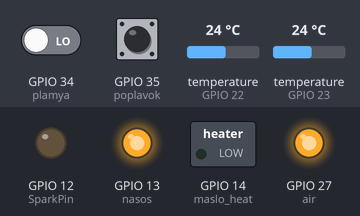
The program below on a simulated ESP32. On the bench: switched loads named in the program (green lamp = pin HIGH), output pins drawn as LEDs (lit = HIGH). The inputs (shaded band) are chosen by the test bench; at power-on: temperature (sensors on GPIO 22, GPIO 23) 24 °C, GPIO 35 (poplavok) HIGH, GPIO 34 (plamya) LOW. What the program prints to the serial monitor is not drawn.

Above: at 5.0 s.
5.1 s: temperature (sensor on GPIO 22) set to 28 °C
At 8.4 s:
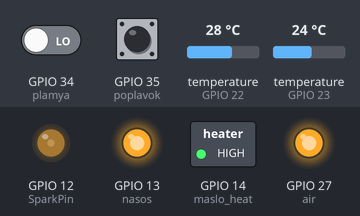
9.1 s: temperature (sensor on GPIO 23) set to 23.2 °C
At 11.1 s:
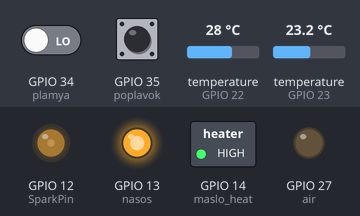
12.4 s: GPIO 35 (poplavok) pulled LOW for 2.9 s
At 14.4 s:
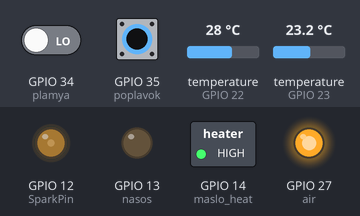
17.2 s: GPIO 34 (plamya) driven HIGH
At 19.1 s:
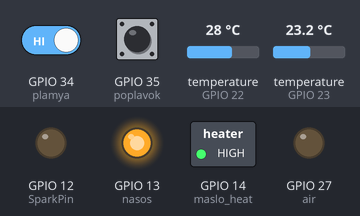
20.5 s: temperature (sensor on GPIO 22) set to 24.8 °C
23.9 s: temperature (sensor on GPIO 22) set to 23.4 °C
At 26.3 s:
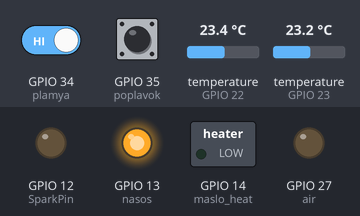
Timing chart, 0 to 27.8 s (numbered marks = the images above; inputs shaded):
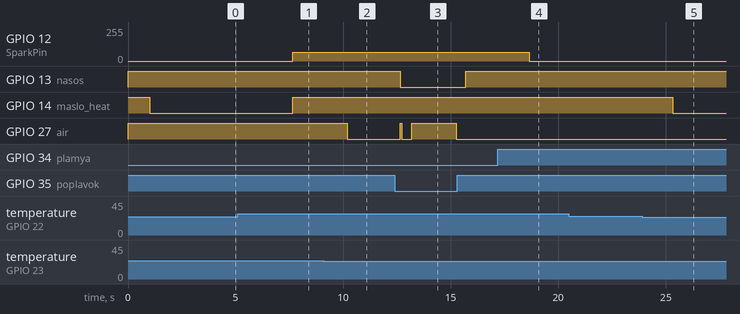

Measured:
- the behaviour switches between 24 and 23.9 °C on temperature (sensor on GPIO 23) (found by bisection; images 1 and 2)
- the behaviour switches between 24 and 23.9 °C on temperature (sensor on GPIO 22) (found by bisection; images 4 and 5)
- after the input at 5.1 s, GPIO 12 (SparkPin): 0/255 → 64/255 after 2.6 s; GPIO 14 (maslo_heat): LOW → HIGH after 2.5 s
- after the input at 9.1 s, GPIO 27 (air): HIGH → LOW after 1.1 s
- after the input at 12.4 s, GPIO 13 (nasos): HIGH → LOW after 0.25 s, → HIGH 3.1 s later; GPIO 27 (air): LOW → HIGH after 0.25 s, → LOW 0.08 s later, → HIGH 0.45 s later, → LOW 2.1 s later
- after the input at 17.2 s, GPIO 12 (SparkPin): 64/255 → 0/255 after 1.5 s
- after the input at 20.5 s, every drawn part: stays the same
- after the input at 23.9 s, GPIO 14 (maslo_heat): HIGH → LOW after 1.4 s

The program:

main.cpp
```cpp
#include <Arduino.h>
#include <OneWire.h>
//#include <DS18B20.h>
#include <DallasTemperature.h>
#define ONE_WIRE_BUS_1 23
#define ONE_WIRE_BUS_2 22
OneWire oneWire1(ONE_WIRE_BUS_1);
OneWire oneWire2(ONE_WIRE_BUS_2);
DallasTemperature fireDS(&oneWire1);
DallasTemperature oilDS(&oneWire2);
int interval = 1000;//Общий интервал для задач
int interval_oil = 500;//Интервал для масла
int interval_fire = 900; //Интервал для снятие показания с датчика пламени
int interval_air = 90000000;//Остановка подачи воздуха и искры через 90000000 = 1500 мин(25 часов). Требуется перезапуск чипа!
int interval_light = 900;//Регулируется искра пол секунды
int interval_working = 10000;//Интервал обратного отсчета для проверок
int interval_var = 5000;
int freq = 100; // Частота ШИМ для искры
int PWMChannel = 0; // Канал для ШИМ
int resolution = 8; // Разрешение ШИМ
int SparkPin = 12; // Любой пин от GPIO0 до GPIO15
int number_of_tries = 4;
long time1;
long time2;
long time3;
long time4;
long time5;
long time6;
long time7;
long time8;
long time9;
long time10;
int fire_temp_max = 29;
int fire_temp_min = 24;
int oil_temp_max = 26;
int oil_temp_min = 24;
#define poplavok 35
#define plamya 34
#define maslo_heat 14
#define air 27
//#define   12
#define nasos 13
float fire_temp;
float oil_temp;
bool fire_check;
bool START = false;
bool ON = true;
//bool PUMP = true;
int count = 1;
void setup() {
  pinMode(maslo_heat, OUTPUT);//Нагрев масла
  digitalWrite(maslo_heat, 1);
  //pinMode(iskra, OUTPUT);//Вкл/Выкл искры
  pinMode(nasos, OUTPUT);//Вкл/Выкл насос подачи масла
  digitalWrite(nasos, 1);
  pinMode(air, OUTPUT);//Вкл.Выкл насос подачи масла на горелку
  digitalWrite(air, 1);
  pinMode(poplavok, INPUT);//Поплавок наверху = 0 и внизу = 1
  pinMode(plamya, INPUT);//Пламя есть = 1 или нет = 0
  ledcSetup(PWMChannel, freq, resolution); // Инициализация ШИМ
  ledcAttachPin(SparkPin, PWMChannel); // Инициализация ШИМ
  ledcWrite(PWMChannel, 0); // Нет искры
  //digitalWrite(poplavok, 1);
  //digitalWrite(plamya, 1);
  Serial.begin(9600);
  Serial.println("Fire And Oil Heating!");
  fireDS.begin();
  oilDS.begin();
}

void start_handle(void);
void get_temp_handle(void);
void get_fire_handle(void);
void air_control_handle(void);
void oil_temp_handle(void);
void oil_pump_handle(void);
void flash_lightning(void);
void fire_temp_handle(void);
void working_handle(void);
void var_handle(void);

void loop() {
  start_handle();
  get_temp_handle();
  oil_pump_handle();
  oil_temp_handle();
  air_control_handle();
  flash_lightning();
  get_fire_handle();
  fire_temp_handle();
  working_handle();
  var_handle();
}
//Старт программы,закачка масла и нагрев
void start_handle() {
  if (START) return;
  if (time9 + interval < millis()) {
    Serial.println("Checking oil scale!");
    bool oil_pump_scale = digitalRead(poplavok);
    if (oil_pump_scale == 0) {
      digitalWrite(nasos, 0);
      digitalWrite(maslo_heat, 1);
      Serial.println("Pushing oil for start!");
    } else if(oil_temp < oil_temp_max && oil_pump_scale == 1) {
      digitalWrite(nasos, 1);
      digitalWrite(maslo_heat, 0);
      Serial.println("Heat Meat Beat!");
    } else {
      START = true;
      Serial.println("Mortal Kombat Begin!");
    }
    time9 = millis();
  }
}
// Работа насоса
void oil_pump_handle() {
  if (!START) return;
  if (!ON) return;
  if (time3 + interval_oil < millis()) {
    Serial.println("Checking oil scale!");
    bool oil_pump_scale = digitalRead(poplavok);
    if (oil_pump_scale == 0) {
      digitalWrite(nasos, 0);
      digitalWrite(air, 1);
      Serial.println("Oil scale is low! Pushing oil!");
    } else {
      digitalWrite(nasos, 1);
      Serial.println("Oil scale is normal!");
    }
    time3 = millis();
  }
}
// Получение данных с датчика пламени
void get_fire_handle() {
  if (!START) return;
  if (!ON) return;
  //if (!OIL) return;
  if (time7 + interval_fire < millis()) {
    fire_check = digitalRead(plamya);
    Serial.println("Checking Fire");
    Serial.println(digitalRead(plamya));
    time7 = millis();
  }
}
// Остановка подачи воздуха
void air_control_handle() {
  if (!START) return;
  if (ON) return;
  //if (time5 + interval_air < millis()) {
    //Serial.println("Turn Off Spark and Air after 3 try");
    if (fire_check == 0) {
      Serial.println("Turn Off Spark and Air after 3 try");
      digitalWrite(air, 1);
      digitalWrite(maslo_heat, 1);
      digitalWrite(nasos, 1);
      //digitalWrite(iskra, 0);
      ledcWrite(PWMChannel, 0); // Нет искры
    }
    delay(interval_air);
    //time5 = millis();
  //}
}
// Работа подачи искры
void flash_lightning() {
  if (!START) return;
  if (!ON) return;
  //if (!PUMP) return;
  if (time4 + interval_light < millis()) {
    if (fire_check == 1) {
      //digitalWrite(air, 0);
      //digitalWrite(iskra, 0);
      ledcWrite(PWMChannel, 0); // Нет искры
      Serial.println("Fire On The Hall!");
    } else if (fire_temp > fire_temp_max) {
      //digitalWrite(iskra, 0);
      ledcWrite(PWMChannel, 0); // Нет искры
      Serial.println("TEMP HIGH! Flashing_OFF!");
      //digitalWrite(air, 1);
    } else {
      //digitalWrite(iskra, 1);
      ledcWrite(PWMChannel, 64); // Есть искра
      Serial.println("Flashing!");
    }
    time4 = millis();
  }
}
// Работа подачи воздуха
void fire_temp_handle() {
  if (!START) return;
  if (!ON) return;
  //if (!PUMP) return;
  if (time1 + interval < millis()) {
    if (fire_temp < fire_temp_min) {
      digitalWrite(air, 0);
      Serial.println("Air ON!");
      flash_lightning();
    } else if(fire_temp > fire_temp_max){
      digitalWrite(air, 1);
      Serial.println("Air OFF!");
      flash_lightning();
    }
    time1 = millis();
  }
}
// Нагрев масла
void oil_temp_handle() {
  if (!START) return;
  if (!ON) return;
  //if (!OIL) return;
  if (time2 + interval < millis()) {
    bool oil_pump_scale = digitalRead(poplavok);
    if (oil_temp < oil_temp_min && oil_pump_scale == 1) {
      digitalWrite(maslo_heat, 0);
      Serial.println("Heating oil ON!");
    } else if (oil_temp > oil_temp_max){
      digitalWrite(maslo_heat, 1);
      Serial.println("Heating oil OFF!");
    }
    time2 = millis();
  }
}
// Получение температур с датчиков теплоносителя и масла
void get_temp_handle() {
  if (!ON) return;
  if (time6 + interval < millis()) {
    fireDS.requestTemperatures();
    fire_temp = fireDS.getTempCByIndex(0);
    Serial.println("TIME: " + String(time1) + ", FIRE_TEMPERATURE: " + String(fire_temp));
    oilDS.requestTemperatures();
    oil_temp = oilDS.getTempCByIndex(0);
    Serial.println("TIME: " + String(time2) + ", OIL_TEMPERATURE: " + String(oil_temp));
    // обрыв датчика сразу отключит систему!
    if (fire_temp == -127 || oil_temp == -127) {
      START = true;
      ON = false;
    }
    time6 = millis();
  }
}
// Проверка работа всей системы
void working_handle() {
  if (!START) return;
  if (time8 + interval_working < millis()) {
    if (count >= number_of_tries) {
      ON = false;
      Serial.println("Four Tries");
    } /*else if (fire_temp == -127 || oil_temp == -127) {
      ON = false;
      Serial.println("fire or oil goes down!");
    }*/ else if (fire_check == 0 && fire_temp < fire_temp_max){
      Serial.println("Попытка №" + String(count) + "\n");
      count++;
    } else {
      count = 1;
      Serial.println("Checking working of the system!");
    }
    time8 = millis();
  }
}
// переменные
void var_handle() {
  if(time10 + interval_var < millis()) {
    number_of_tries = number_of_tries; // число попыток после которой выключается система, если нет огня
    oil_temp_max = oil_temp_max; // масло греть до 80 градусов
    oil_temp_min = oil_temp_min;
    fire_temp_max = fire_temp_max; // регулируемый порог 40-50 градусов, т.е. держать температуру в этом пределе
    fire_temp_min = fire_temp_min;

    time10 = millis();
  }
}
```
